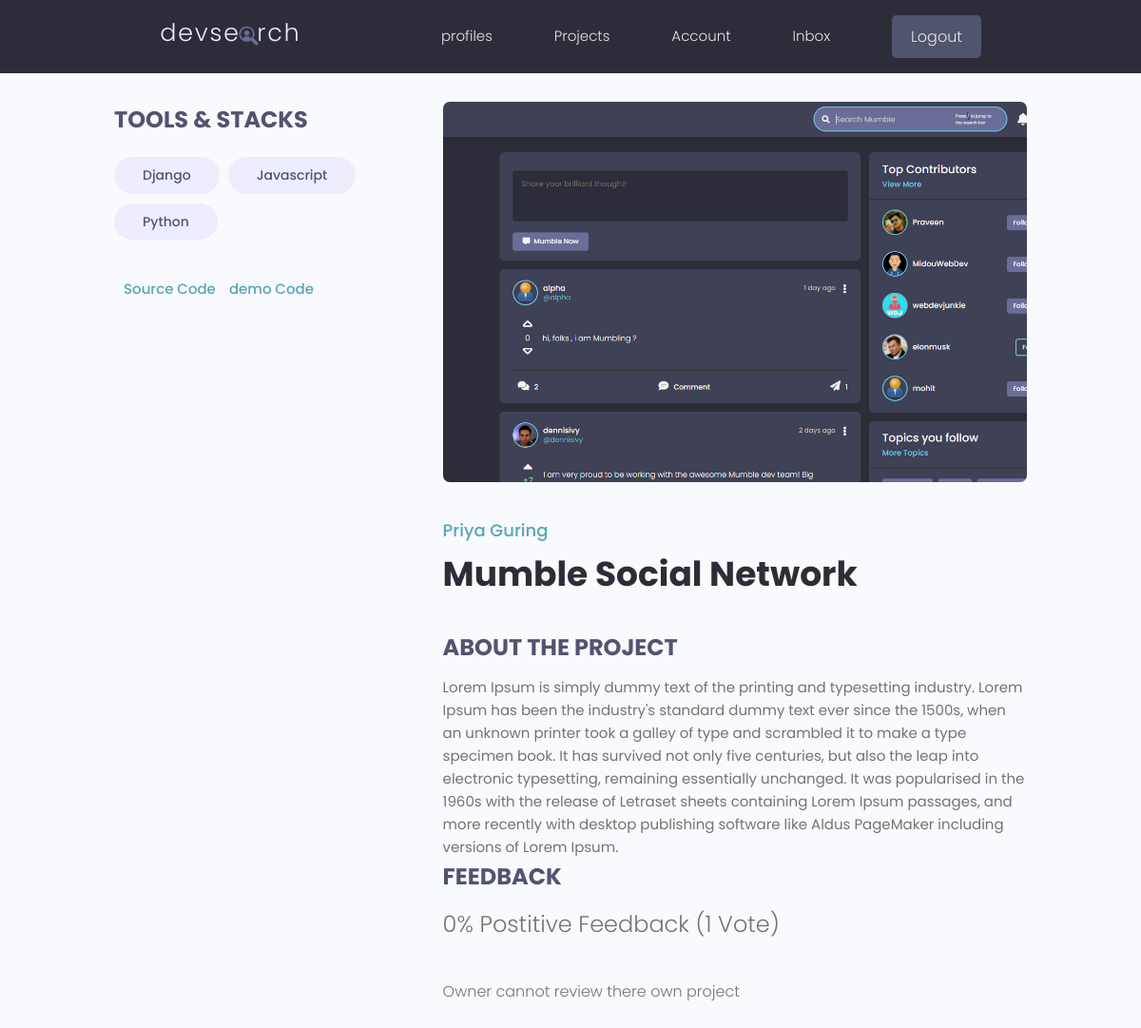
The page /projects/project/7c7d1f9c-43e5-4421-b1ee-d9eb6254ca85/ (signed in) on the database its author committed.
### projects/models.py (models this page shows, shortened)
class Tag(models.Model):
    name = models.CharField(max_length=400)
    created = models.DateTimeField(auto_now_add=True)
    id = models.UUIDField(
        default=uuid.uuid4, unique=True, primary_key=True, editable=False
    )
    def __str__(self):
        return self.name

class Project(models.Model):
    owner = models.ForeignKey(Profile, null=True, blank=True, on_delete=models.SET_NULL)
    title = models.CharField(max_length=200)
    description = models.TextField(null=True, blank=True)
    featured_image = models.ImageField(null=True, blank=True, default="default.jpg")
    demo_link = models.CharField(max_length=2000, blank=True, null=True)
    source_link = models.CharField(max_length=2000, null=True, blank=True)
    tags = models.ManyToManyField(
        "Tag", blank=True
    )  # tag class mathi bhako bhaye cotes chai daina
    vote_total = models.IntegerField(default=0, null=True, blank=True)
    vote_ratio = models.IntegerField(default=0, null=True, blank=True)
    created = models.DateTimeField(auto_now_add=True)
    id = models.UUIDField(
        default=uuid.uuid4, unique=True, primary_key=True, editable=False
    )
    class Meta:
        ordering = ["-vote_total", "-vote_ratio", "created"]
    @property
    def reviewers(self):
        queryset = self.review_set.all().values_list("owner__id", flat=True)
        return queryset

### users/models.py (models this page shows, shortened)
class Profile(models.Model):
    user = models.OneToOneField(User, on_delete=models.CASCADE, null=True, blank=True)
    name = models.CharField(max_length=200, blank=True, null=True)
    username = models.CharField(max_length=200, blank=True, null=True)
    location = models.CharField(max_length=200, blank=True, null=True)
    email = models.EmailField(max_length=500, blank=True, null=True)
    short_intro = models.CharField(max_length=200, blank=True, null=True)
    bio = models.TextField(blank=True, null=True)
    profile_image = models.ImageField(
        null=True,
        blank=True,
        upload_to="profiles/",
        default="profiles/user-default.png",
    )
    Social_github = models.CharField(max_length=200, blank=True, null=True)
    Social_twitter = models.CharField(max_length=200, blank=True, null=True)
    Social_linkedin = models.CharField(max_length=200, blank=True, null=True)
    Social_youtube = models.CharField(max_length=200, blank=True, null=True)
    Social_website = models.CharField(max_length=200, blank=True, null=True)
    id = models.UUIDField(
        default=uuid.uuid4, unique=True, primary_key=True, editable=False
    )
    created = models.DateTimeField(auto_now_add=True)

### projects/views.py (the view, shortened to what this page needs)
# urls.py: path("project/<str:pk>/", views.project, name="project"),
def project(request, pk):
    projectObj = Project.objects.get(id=pk)
    tags = projectObj.tags.all()
    form = ReviewForm()
    context = {"projectObj": projectObj, "tags": tags, "form": form}
    return render(request, "projects/single-project.html", context)

### projects/templates/projects/single-project.html (shortened to what this page needs)
{% extends 'main.html'%}
{%block content%}
<main class="singleProject my-md">
    <div class="container">
        <div class="layout">
            <div class="column column--1of3">
                <h3 class="singleProject__subtitle">Tools & Stacks</h3>
                <div class="singleProject__toolStack">
                    {% for tag in projectObj.tags.all%}
                    <span class="tag tag--pill tag--sub tag--lg">
                        <small>{{tag}}</small>
                    </span>
                    {%endfor%}
                </div>
                {%if projectObj.source_link%}
                <a class="singleProject__liveLink" href="#" target="_blank">Source
                    Code
                </a>
                {%endif%}
                {%if projectObj.demo_link%}
                <a class="singleProject__liveLink" href="#" target="_blank">demo
                    Code
                </a>
                {%endif%}
            </div>
            <div class="column column--2of3">
                <img class="singleProject__preview" src="{{projectObj.featured_image.url}}" alt="portfolio thumbnail" />
                <a href="profile.html" class="singleProject__developer">{{projectObj.owner.name}}</a>
                <h2 class="singleProject__title">{{projectObj.title}}</h2>
                <h3 class="singleProject__subtitle">About the Project</h3>
                <div class="singleProject__info">
                    {{projectObj.description}}
                </div>
                <div class="">
                    <h3 class="singleProject__subtitle">Feedback</h3>
                    <h5 class="project--rating">
                        {{projectObj.vote_ratio}}% Postitive Feedback ({{projectObj.vote_total}}
                        Vote{{projectObj.vote_total|pluralize:"s"}})
                    </h5>
                    {%if request.user.profile.id in projectObj.reviewers%}
                    <p>Review already submitted for this project</p>
                    {%elif request.user.profile == projectObj.owner%}
                    <p>Owner cannot review there own project</p>
                    {%else%}
                    <a href="{% url 'login' %}?next={{request.path}}">Login to review</a>
                    {%endif%}
                </div>
            </div>
        </div>
    </div>
</main>
{%endblock content%}

### static/styles/app.css (style rules this page uses)
:root { --color-sub: #2d2d39; }
img { width: 100%; }
.singleProject .column--1of3 { order: 2; }
@media screen and (min-width: 1081px) { .singleProject .column--1of3 { order: 1; } }
@media screen and (min-width: 1081px) { .singleProject .column--2of3 { order: 2; } }
.singleProject__toolStack { margin-top: 2rem; margin-bottom: 4rem; }
.singleProject__liveLink { font-weight: 500; transition: all 0.3s ease-in-out; border-bottom: 2px solid transparent; }
.singleProject__preview { height: 50vh; object-fit: cover; object-position: top center; margin-bottom: 3rem; border-radius: 0.7rem; }
.singleProject__developer { font-size: 1.8rem; font-weight: 500; }
.singleProject__title { font-size: 3.6rem; font-weight: 700; color: var(--color-sub); margin-bottom: 3rem; }
.project--rating { margin-bottom: 1.6em; margin-top: .5em; }
.singleProject__subtitle { text-transform: uppercase; font-size: 2.4rem; font-weight: 700; color: var(--color-sub-light); margin-bottom: 1rem; }

### static/uikit/styles/modules/_variables.css (style rules this page uses)
:root { --color-main: #5aa5b9; --color-main-light: #e6faff; --color-sub: #3f4156; --color-sub-light: #51546e; --color-sub-lighter: #ededfd; --color-text: #737373; --color-gray: #8b8b8b; --color-light: #e5e7eb; --color-light-gray: #767676; --color-bg: #f8fafd; --color-white: #fffefd; --color-white-light: #f3f3f3; --color-success: #359e64; --color-success-bg: #def8e8; --color-error: #fc4b0b; --color-error-bg: #fff2ee; --font-base: 'Poppins', arial, helvetica, 'Segoe UI', roboto, ubuntu, sans-serif; --font-monospace: 'Fira Code', 'Courier New', courier, monospace; --font-regular: 300; --font-medium: 500; --font-bold: 700; --generic-shadow: 1px 1px 5px #00000010; --generic-transition: all 0.3s ease-in-out; }

### static/uikit/styles/modules/_base.css (style rules this page uses)
* { margin: 0; padding: 0; box-sizing: border-box; text-rendering: optimizeLegibility; color: inherit; font-size: inherit; }
html { font-size: 50%; }
@media only screen and (min-width: 480px) { html { font-size: 56.25%; } }
@media only screen and (min-width: 1200px) { html { font-size: 62.5%; } }
body { line-height: 1.6; font-weight: 400; font-size: 1.5rem; color: var(--color-text); background-color: var(--color-bg); min-height: 100vh; }

### static/uikit/styles/modules/_typography.css (style rules this page uses)
* { font-family: var(--font-base); }
h2 { font-size: 3.6rem; font-weight: var(--font-bold); }
h3 { font-size: 3.2rem; font-weight: var(--font-medium); }
h5 { font-size: 2.4rem; font-weight: var(--font-medium); }
h5, h6 { font-weight: var(--font-regular); }
p, span, strong { font-size: 1.6rem; color: var(--color-text); font-weight: var(--font-regular); }
a { padding-bottom: 2px; text-decoration: none; display: inline-block; color: var(--color-main); font-weight: var(--font-medium); }

### static/uikit/styles/modules/_utilities.css (style rules this page uses)
.container { width: 92%; max-width: 165rem; margin: 0 auto; box-sizing: border-box; }
@media screen and (min-width: 1000px) { .container { width: 90%; } }
@media screen and (min-width: 1200px) { .container { width: 80%; } }
.my-md { margin: 3rem auto; }

### static/uikit/styles/modules/_tag.css (style rules this page uses)
.tag { display: inline-flex; align-items: center; background-color: var(--color-sub); height: -webkit-fit-content; height: -moz-fit-content; height: fit-content; width: -webkit-fit-content; width: -moz-fit-content; width: fit-content; border-radius: 0.5rem; padding: 0.5rem 1.5rem; font-size: 1.2rem; cursor: pointer; }
.tag:not(:last-child) { margin-right: 0.25rem; margin-bottom: 0.75rem; }
.tag > small { color: var(--color-white); }
.tag--pill { border-radius: 5rem; }
.tag--sub, .tag--sub > small { background: var(--color-sub-lighter); color: var(--color-sub-light); font-weight: 500; }
.tag--lg { padding: 0.8rem 3rem; font-size: 1.4rem; }
.tag--lg:not(:last-child) { margin-right: 0.5rem; margin-bottom: 1rem; }

### static/uikit/styles/modules/_layout.css (style rules this page uses)
.layout { display: flex; flex-flow: row wrap; justify-content: space-between; }
.layout > .column { margin-bottom: 3rem; }
.layout > .column.column--1of3 { flex-basis: 30%; }
.layout > .column.column--2of3 { flex-basis: 64%; }

### rows shown on the page
Tag: name "Django"
Tag: name "Javascript"
Tag: name "Python"
Project: featured_image (picture), owner.name "Priya Guring", title "Mumble Social Network", description "Lorem Ipsum is simply dummy text of the printing and typesetting industry. Lorem Ipsum has been the industry's standard dummy text ever since the 1500s, when an unknown printer took a galley of type and scrambled it to make a type specimen book. It has survived not only five centuries, but also the leap into electronic typesetting, remaining essentially unchanged. It was popularised in the 1960s with the release of Letraset sheets containing Lorem Ipsum passages, and more recently with desktop publishing software like Aldus PageMaker including versions of Lorem Ipsum.", vote_ratio "0", vote_total "1"
